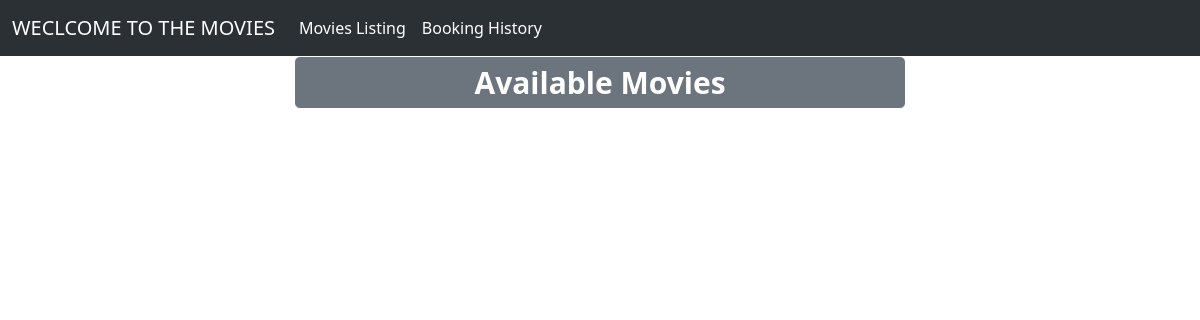
Before: /movies/ with the older database file.
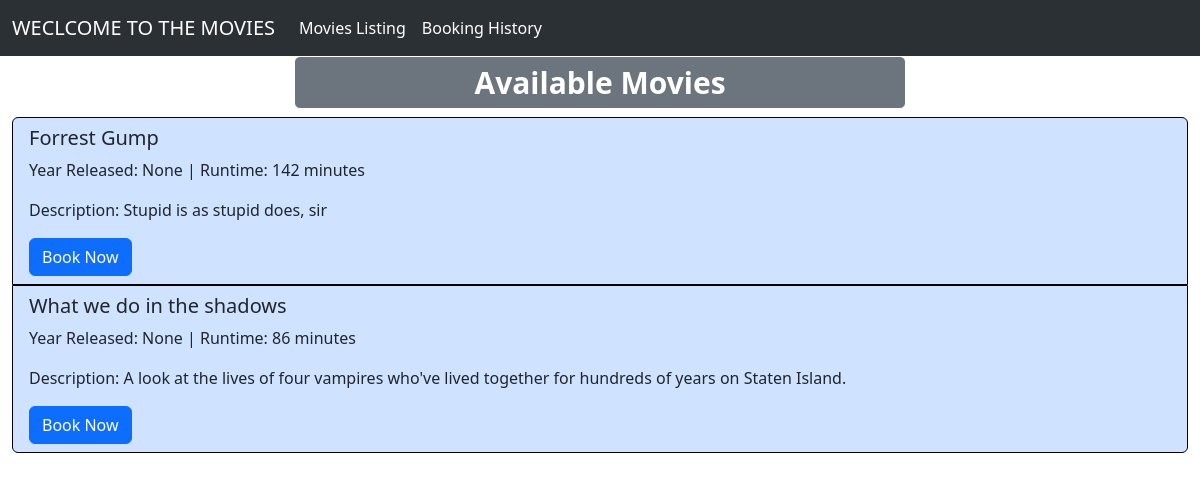
After: the same page with the newer database file.
### polls/models.py (models this page shows)
class Movie(models.Model):
    title = models.CharField(max_length=50)
    Description = models.CharField(max_length=200)
    date = models.IntegerField(default=0)
    duration = models.IntegerField(default=0)

### polls/views.py (the view)
# urls.py: path('movies/', views.MovieViewSet, name="movies"),
def MovieViewSet(request):
    template = loader.get_template("bookings/movie_list.html")
    print(Movie.objects.all())
    context = {'movielist': Movie.objects.all()}
    return render(request, "bookings/movie_list.html", context)

### polls/templates/bookings/movie_list.html (shortened to what this page needs)
{% extends "bookings/base.html" %}
{% block content %}
    <h1>
        <div class="row">
            <div class="col-3"></div>
            <span class="badge text-bg-secondary col-6 border border-white">Available Movies</span>
        </div>
    </h1>
    <div class="container-fluid">
        <ul class ="list-group">
            {% for x in movielist %}
            <li class ="list-group-item bg-primary-subtle border border-black">
                <h5 >{{ x.title }} </h5 >
                <p>Year Released: {{ x.date }} | Runtime: {{ x.duration }} minutes</p>
                <p>Description: {{ x.Description }} </p>
                <a href ="{% url 'seats' x.id %}" class ="btn btn-primary ">
                    Book Now </a>
            </li >
            {% endfor %}
        </ul >
    </div>
{% endblock %}

Changed rows visible on the page:
added Movie: title "Forrest Gump", date "None", duration "142", Description "Stupid is as stupid does, sir"
added Movie: title "What we do in the shadows", date "None", duration "86", Description "A look at the lives of four vampires who've lived together for hundreds of years on Staten Island."
